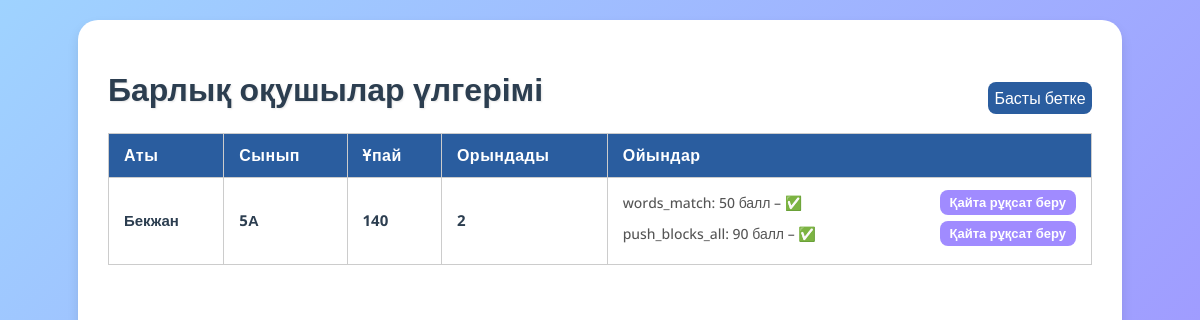
Page /teacher/progress (signed in) on the earlier database version.
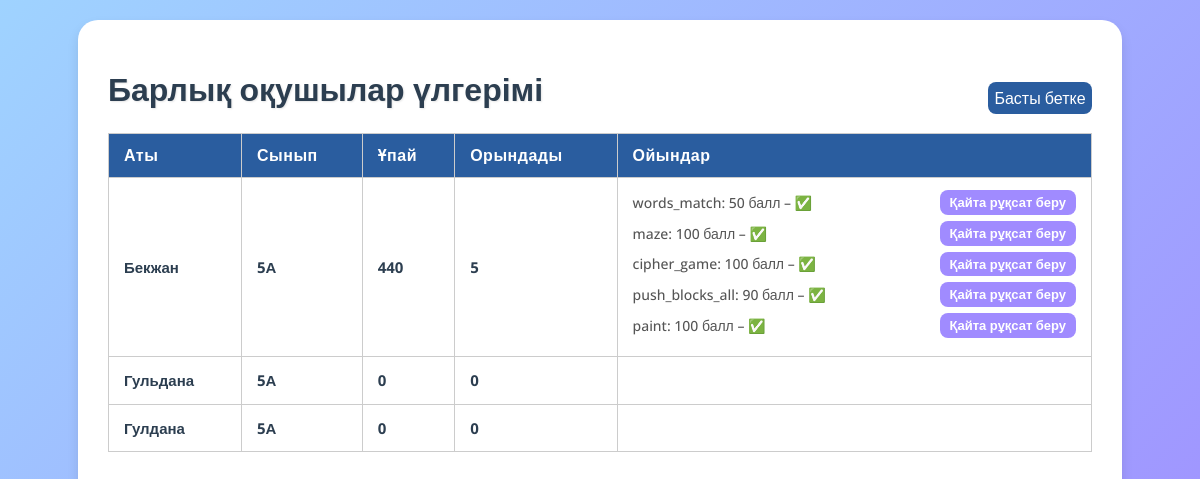
Same page on the later database version.
### main.py (models this page shows, shortened)
class Student(db.Model):
    id = db.Column(db.Integer, primary_key=True)
    name = db.Column(db.String(100), nullable=False)
    student_class = db.Column(db.String(10), nullable=False)
    password = db.Column(db.String(200), nullable=False)
    score = db.Column(db.Integer, default=0)
    progress = db.relationship('StudentProgress', backref='student', lazy=True)
    __table_args__ = (db.UniqueConstraint('name', 'student_class', name='uq_name_class'),)

class GameProgress(db.Model):
    id = db.Column(db.Integer, primary_key=True)
    student_id = db.Column(db.Integer, db.ForeignKey("student.id"))
    game_name = db.Column(db.String(100), nullable=False)
    score = db.Column(db.Integer, default=0)
    completed = db.Column(db.Boolean, default=False)
    attempt = db.Column(db.Integer, nullable=False, default=1)
    timestamp = db.Column(db.DateTime, default=db.func.current_timestamp())
    student = db.relationship('Student', backref='games')

### main.py (the view)
@app.route("/teacher/progress")
@login_required("teacher")
def teacher_progress():
    students = Student.query.all()
    progress_data = []
    for s in students:
        games = GameProgress.query.filter_by(student_id=s.id).all()
        progress_data.append({
            "id": s.id,
            "name": s.name,
            "student_class": s.student_class,
            "score": s.score,
            "correct_tasks": sum(1 for g in games if g.completed),
            "games": games
        })
    return render_template("teacher_progress.html", progress_data=progress_data)

### main.py (called while the page is built)
def login_required(role):
    def decorator(func):
        @wraps(func)
        def wrapper(*args, **kwargs):
            if session.get("user_id") is None or session.get("role") != role:
                if role == "teacher":
                    return redirect("/login_teacher")
                else:
                    return redirect("/login")
            return func(*args, **kwargs)
        return wrapper
    return decorator

### templates/teacher_progress.html (shortened to what this page needs)
<!DOCTYPE html>
<html>
<head>
    <link rel="stylesheet" href="{{ url_for('static', filename='css/normalize.css') }}">
    <link rel="stylesheet" href="{{ url_for('static', filename='css/tch_progress.css') }}">
</head>
<body>
    <div class="container">
        <div class="top">
        <h1>Барлық оқушылар үлгерімі</h1>
         <a href="/teacher" class="btn">Басты бетке</a>
        </div>
        <table>
            <thead>
                <tr>
                    <th>Аты</th>
                    <th>Сынып</th>
                    <th>Ұпай</th>
                    <th>Орындады</th>
                    <th>Ойындар</th>
                </tr>
            </thead>
            <tbody>
                {% for student in progress_data %}
                <tr>
                    <td>{{ student.name }}</td>
                    <td>{{ student.student_class }}</td>
                    <td>{{ student.score }}</td>
                    <td>{{ student.correct_tasks }}</td>
                    <td>
                        {% for game in student.games %}
                            <div class="game-row">
                                <span>{{ game.game_name }}: {{ game.score }} балл – {% if game.completed %}✅{% else %}❌{% endif %}</span>
                                <form method="POST" action="/reset_module_score">
                                    <button type="submit">Қайта рұқсат беру</button>
                                </form>
                            </div>
                        {% endfor %}
                    </td>
                </tr>
                {% endfor %}
            </tbody>
        </table>
    </div>
</body>
</html>

Differences in the rows shown:
changed Student "Бекжан": score "140" → "440"; correct_tasks "2" → "5"
added GameProgress: game_name "maze", score "100", shown under Student "Бекжан"
added GameProgress: game_name "cipher_game", score "100", shown under Student "Бекжан"
added GameProgress: game_name "paint", score "100", shown under Student "Бекжан"
added Student: name "Гульдана", student_class "5А", score "0", correct_tasks "0"
added Student: name "Гулдана", student_class "5А", score "0", correct_tasks "0"
